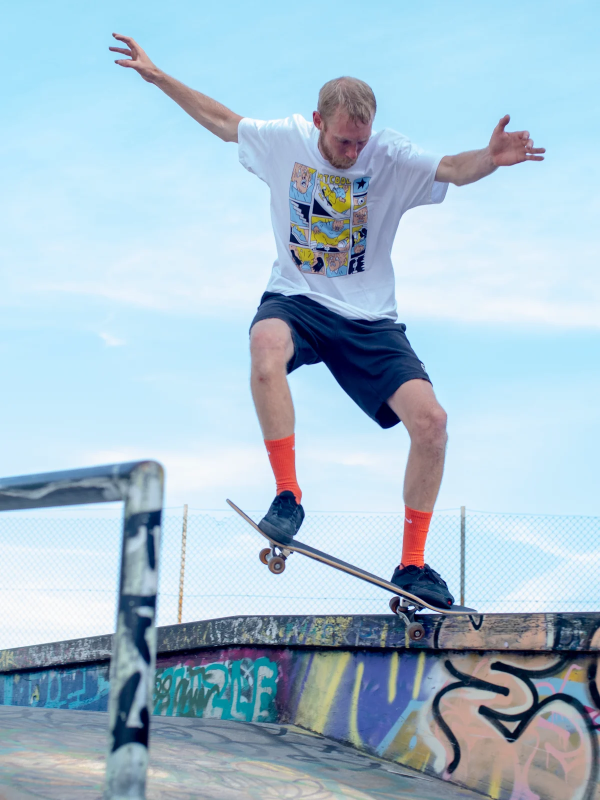
#> input picture assets/skateboard.webp, 1200 x 1600 px, given in place of the camera (shown at 1/2 size)
$ python module-three.py
#> lines starting #> are read from the running program, lines starting #| are printed output that depends on the picture
import argparse
import datetime
import imutils
import time
import cv2
from imutils.video import VideoStream

# construct the argument parser and parse the arguments
ap = argparse.ArgumentParser()
ap.add_argument("-v", "--video", help="path to the video file")
ap.add_argument("-a", "--min-area", type=int, default=5000, help="minimum area size")
args = vars(ap.parse_args())

# if the video argument is None, then we are reading from webcam
if args.get("video", None) is None:
    vs = VideoStream(src=0).start()
    time.sleep(2.0)
# otherwise, we are reading from a video file
else:
    vs = cv2.VideoCapture(args["video"])

# Initialise the CSRT tracker
tracker = cv2.legacy.TrackerCSRT_create()
initBB = None

# Create background subtractor
fgbg = cv2.createBackgroundSubtractorMOG2()

frame_count = 0
warm_up_frames = 30
object_visible_frames = 0

# loop over the frames of the video
while True:
    # grab the current frame and initialize the occupied/unoccupied text
    frame = vs.read()
#> frame is the input picture: shape (1600, 1200, 3); mean B, G, R 208.9, 192.4, 167.6
    frame = frame if args.get("video", None) is None else frame[1]
    text = "Unoccupied"

    # if the frame could not be grabbed, then we have reached the end of the video
    if frame is None:
        break

    # resize the frame, convert it to grayscale, and blur it
    frame = imutils.resize(frame, width=700)
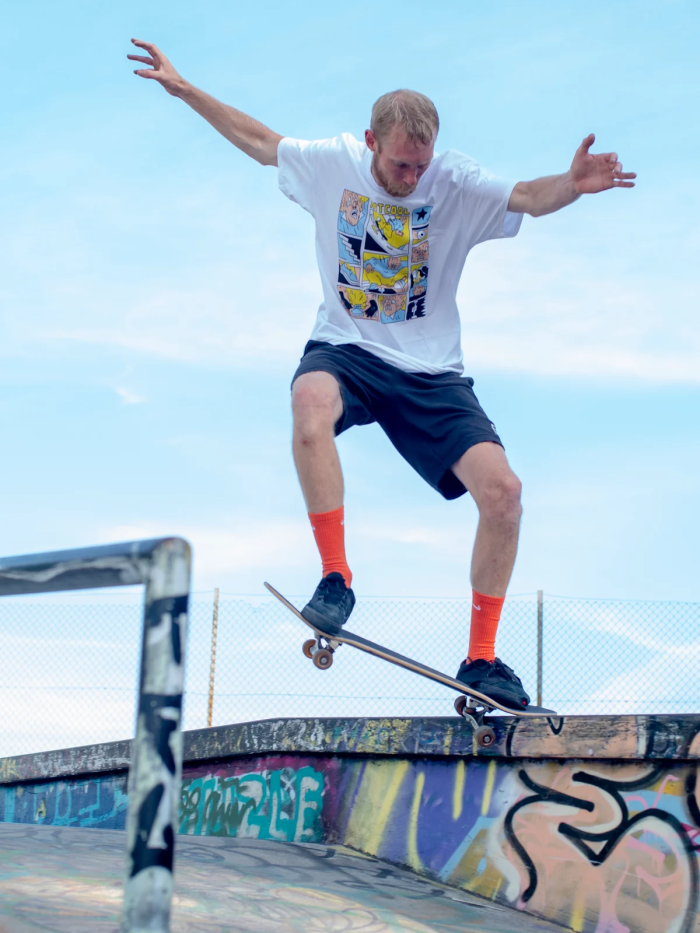
#> frame: shape (933, 700, 3); mean B, G, R 208.9, 192.4, 167.5
    gray = cv2.cvtColor(frame, cv2.COLOR_BGR2GRAY)
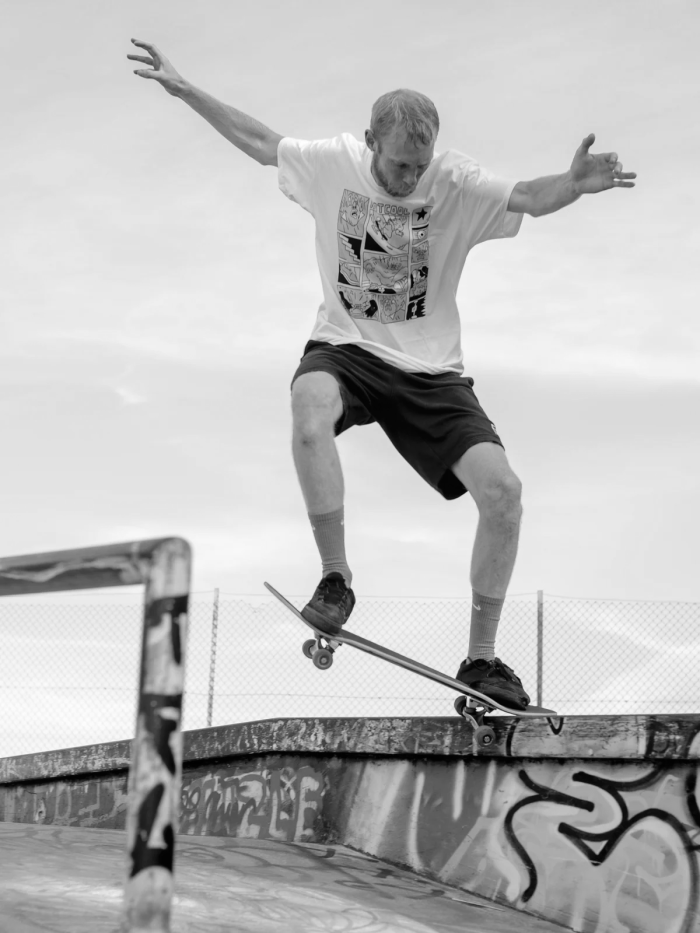
#> gray: shape (933, 700); min 1, max 255, mean 186.8

    # Apply Gaussian blur and background subtraction
    fgmask = fgbg.apply(gray)
#> fgmask: shape (933, 700); every value is 127
    fgmask = cv2.GaussianBlur(fgmask, (21, 21), 0)

    if frame_count < warm_up_frames:
        frame_count += 1
        continue

    # Find contours on the thresholded image
    cnts, _ = cv2.findContours(fgmask.copy(), cv2.RETR_EXTERNAL, cv2.CHAIN_APPROX_SIMPLE)

    # loop over the contours
    for c in cnts:
        # if the contour is too small, ignore it
        if cv2.contourArea(c) < args["min_area"]:
            continue

        # compute the bounding box for the contour
        (x, y, w, h) = cv2.boundingRect(c)

        object_visible_frames += 1

        if (initBB is None and object_visible_frames > 5):
            initBB = (x, y, w, h)
            tracker.init(frame, initBB)

        # cv2.rectangle(frame, (x, y), (x + w, y + h), (0, 255, 0), 2)
        # cv2.rectangle(frame, (x, y - 20), (x + w, y), (0, 255, 0), -1)

        text = "Occupied"

    if initBB is not None:
        (success, box) = tracker.update(frame)

        # If tracking is successful, draw the bounding box
        if success:
            (x, y, w, h) = [int(v) for v in box]
            cv2.rectangle(frame, (x, y), (x + w, y + h), (0, 255, 0), 2)
        else:
            initBB = None

    # Draw the text and timestamp on the frame
    cv2.putText(frame, "Room Status: {}".format(text), (10, frame.shape[0] - 30), cv2.FONT_HERSHEY_SIMPLEX, 0.5, (0, 0, 255), 2)
    cv2.putText(frame, datetime.datetime.now().strftime("%A %d %B %Y %I:%M:%S%p"), (10, frame.shape[0] - 10), cv2.FONT_HERSHEY_SIMPLEX, 0.35, (0, 0, 255), 1)

    # Show the frames
    cv2.imshow("Foreground Mask", fgmask)
    cv2.imshow("Security Feed", frame)

    # wait for key press to exit
    key = cv2.waitKey(1) & 0xFF
    if key == ord("q"):
        break

# cleanup the caßmera and close any open windows
vs.stop() if args.get("video", None) is None else vs.release()
cv2.destroyAllWindows()
